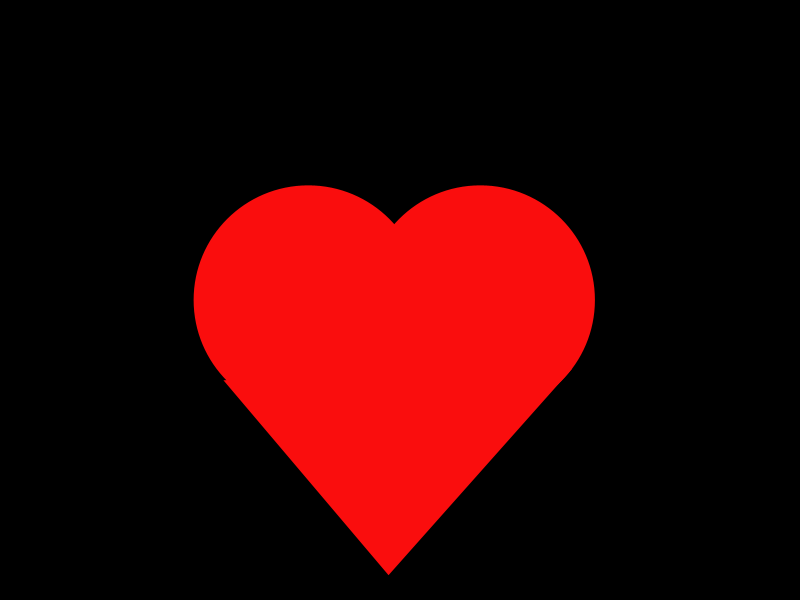
Frame 1 (no input)
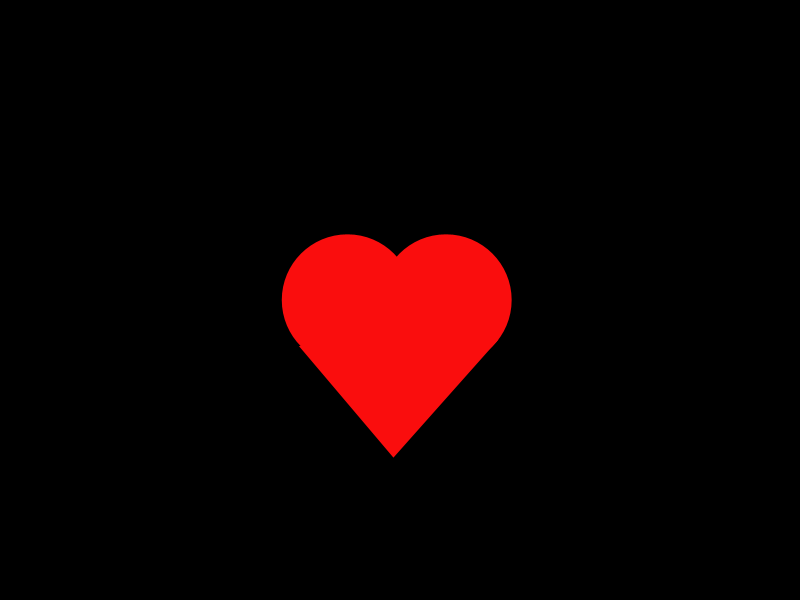
Frame 60 (the mouse pressed at the canvas centre just before this capture)
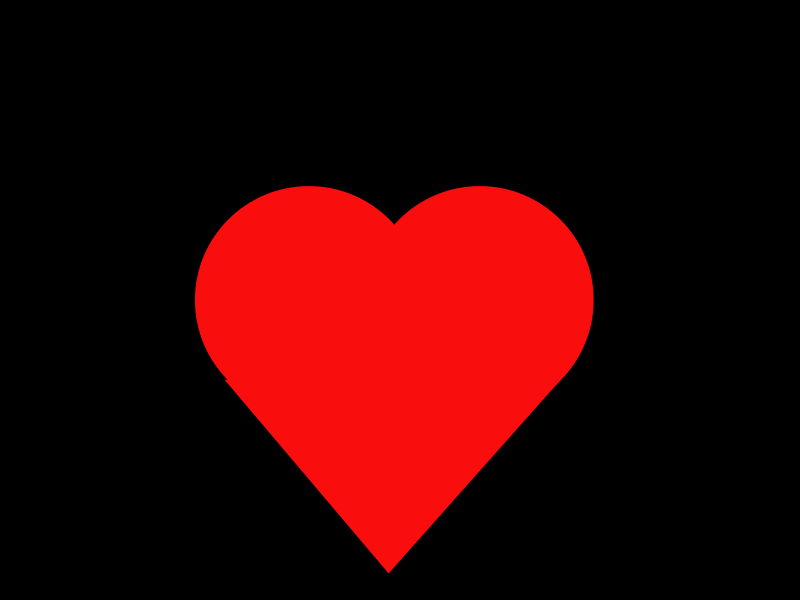
Frame 120 (the mouse held since frame 60 and released just before this capture)

The Processing sketch that drew these frames (run headless with seeded random() and noise(); from frame 60 on, the mouse is pressed at the canvas centre):

// Processing sketch: processing_16624
// ── processing_16624.pde

void setup() {
  size(800,600);
}

void draw() {
  background(0);
  translate(400,300);
  scale(random(1,3));
  coracao();
}


void coracao() {
  fill(250,13,13);
  noStroke();
  translate(-140,-100);
  ellipse(100,100,100,100);
  ellipse(175,100,100,100);
  triangle(135,220,63,135,215,130);

}
void mouseClicked(){
save("tela" + hour()+second()+ ".jpg"); 
}
